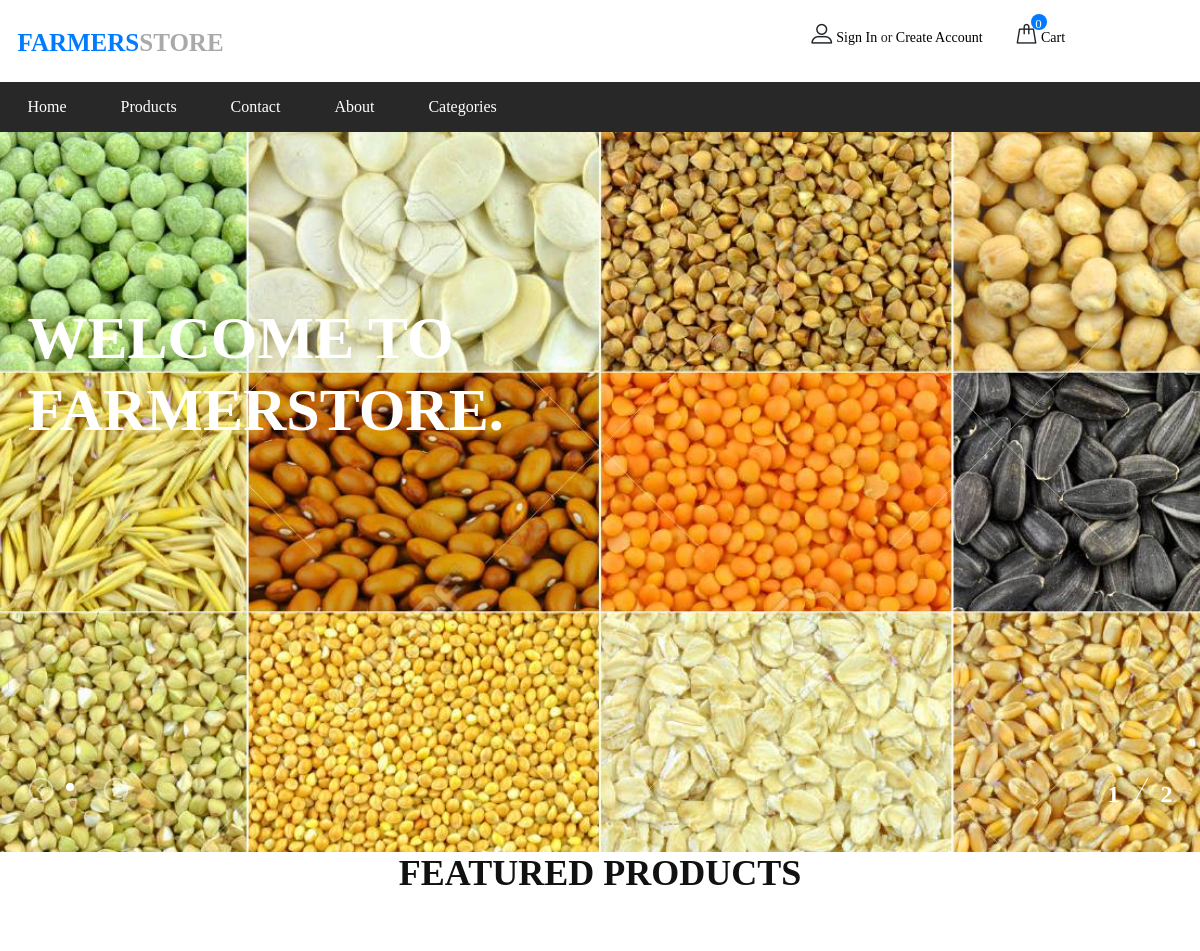
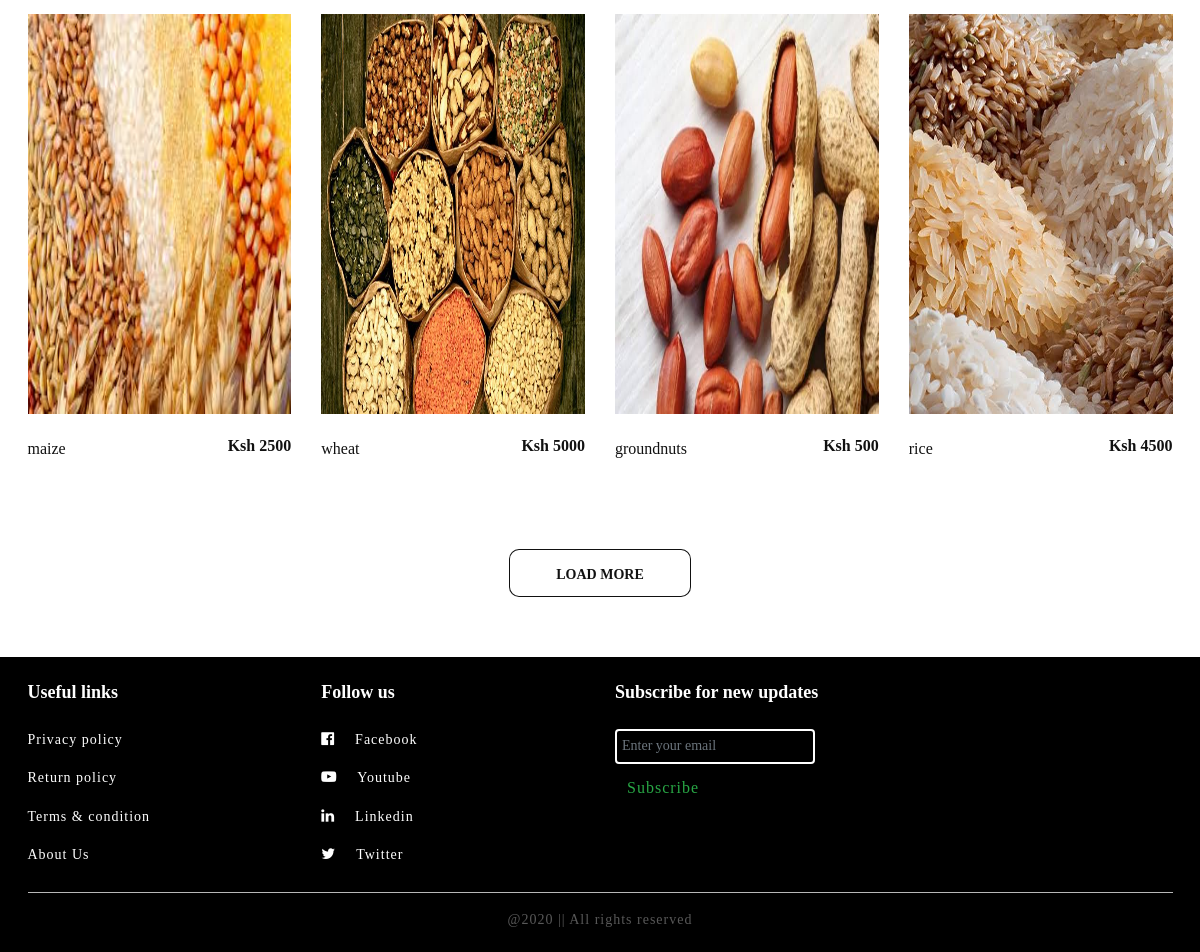
The page / on the database its author committed (2 pictures, top to bottom).
### tables this page shows
CREATE TABLE `products` (
  `product_id` int(11) NOT NULL,
  `category_id` int(11) NOT NULL,
  `product_name` varchar(255) NOT NULL,
  `price` varchar(255) NOT NULL,
  `photo` varchar(255) NOT NULL,
  `vendor_id` int(11) NOT NULL
);

### index.php (the view, shortened to what this page needs)
<?php
include 'includes/header.php';
include 'includes/navbar.php';
?>
	<section class="hero-section">
		<div class="hero-slider owl-carousel">
			<div class="hs-item set-bg" data-setbg="img/s3.jpg">
				<div class="container">
					<div class="row">
						<div class="col-xl-6 col-lg-7 text-white">
							<h2>Welcome to farmerstore.</h2>
						</div>
					</div>
				</div>
			</div>
		</div>
		<div class="container">
			<div class="slide-num-holder" id="snh-1"></div>
		</div>
	</section>
    <section class="product-filter-section">
        <div class="container">
            <div class="section-title">
                <h2>FEATURED PRODUCTS</h2>
            </div>
            <div class="row">
                <?php
                $query = mysqli_query($con, "SELECT * FROM products LIMIT 8") or die(mysqli_error());
                while($fetch = mysqli_fetch_array($query)){
                    ?>
                <div class="col-lg-3 col-sm-6">
                    <a href="product.php?id=<?php echo $fetch['product_id'] ?>">
                        <div class="product-item">
                            <div class="pi-pic">
                                <img src="images/<?php echo $fetch['photo'] ?>" alt="" style="height: 400px; width: 500px">
                            </div>
                            <div class="pi-text">
                                <h6>Ksh <?php echo $fetch['price'] ?></h6>
                                <p><?php echo $fetch['product_name'] ?></p>
                            </div>
                        </div>
                    </a>
                </div>
                    <?php
                }
                    ?>
            </div>
            <div class="text-center pt-5">
                <a href="products.php">
                    <button class="site-btn sb-line sb-dark">LOAD MORE</button>
                </a>
            </div>
        </div>
    </section>
<?php
include 'includes/footer.php';
include 'includes/scripts.php';

### css/style.css (style rules this page uses)
html, body { height: 100%; font-family: 'candara'; -webkit-font-smoothing: antialiased; font-smoothing: antialiased; }
h1, h2, h3, h4, h5, h6 { margin: 0; color: #111111; font-weight: 600; }
h2 { font-size: 36px; }
h6 { font-size: 16px; }
p { font-size: 14px; color: #585858; line-height: 1.6; }
img { max-width: 100%; }
.section-title { text-align: center; }
.section-title h2 { font-size: 36px; }
.set-bg { background-repeat: no-repeat; background-size: cover; background-position: top center; }
.text-white h1, .text-white h2, .text-white h3, .text-white h4, .text-white h5, .text-white h6, .text-white p, .text-white span, .text-white li, .text-white a { color: #fff; }
.site-btn { display: inline-block; border: none; font-size: 14px; font-weight: 600; min-width: 167px; padding: 18px 47px 14px; border-radius: 10px; text-transform: uppercase; background: #007bff; color: #fff; line-height: normal; cursor: pointer; text-align: center; }
.site-btn.sb-line { background: transparent; color: #fff; -webkit-box-shadow: inset 0 0 0 1px #fff; box-shadow: inset 0 0 0 1px #fff; }
.site-btn.sb-dark { background: #413a3a; }
.site-btn.sb-dark.sb-line { background-color: transparent; color: #111111; -webkit-box-shadow: inset 0 0 0 1px #111111; box-shadow: inset 0 0 0 1px #111111; }
.hero-section { padding-bottom: 54px; }
.hero-slider .hs-item { position: relative; height: 720px; }
.hero-slider .hs-item h2 { font-size: 60px; text-transform: uppercase; font-weight: 700; margin-bottom: 10px; position: relative; top: 50px; opacity: 0; }
.hero-slider .hs-item .container { position: relative; padding-top: 170px; }
.hero-slider .owl-item.active .hs-item h2, .hero-slider .owl-item.active .hs-item span, .hero-slider .owl-item.active .hs-item p, .hero-slider .owl-item.active .hs-item .site-btn { top: 0; opacity: 1; }
.hero-slider .owl-item.active .hs-item h2 { -webkit-transition: all 0.5s ease 0.4s; -o-transition: all 0.5s ease 0.4s; transition: all 0.5s ease 0.4s; }
.slide-num-holder { float: right; z-index: 1; color: #fff; position: relative; font-size: 24px; font-weight: 700; position: relative; margin-top: -22px; }
.slide-num-holder:after { position: absolute; content: ""; height: 30px; width: 1px; background: #fff; left: 50%; top: 0; -webkit-transform-origin: center; -ms-transform-origin: center; transform-origin: center; -webkit-transform: rotate(30deg); -ms-transform: rotate(30deg); transform: rotate(30deg); }
.product-item .pi-pic { position: relative; display: block; }
.product-item .pi-text { padding-top: 22px; height: 87px; }
.product-item .pi-text h6 { float: right; padding-left: 40px; overflow: hidden; font-weight: 700; color: #111111; }
.product-item .pi-text p { font-size: 16px; color: #111111; margin-bottom: 0; }
.product-filter-section { padding-bottom: 60px; }
.product-filter-section .section-title { margin-bottom: 70px; }
@media (min-width: 1200px) { .container { max-width: 1175px; } }

### rows shown on the page
products: photo (picture), price "2500", product_name "maize"
products: photo (picture), price "5000", product_name "wheat"
products: photo (picture), price "500", product_name "groundnuts"
products: photo (picture), price "4500", product_name "rice"
